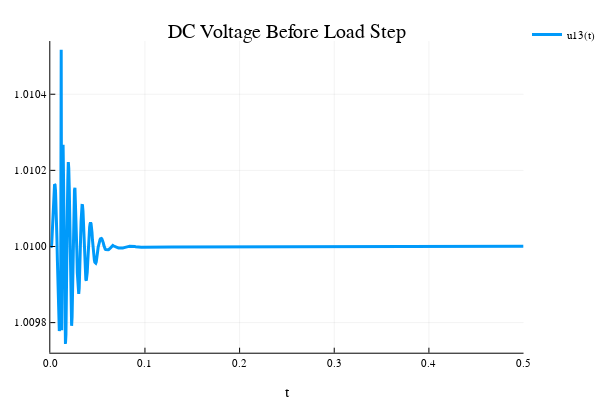

This figure's notebook cell:
### Code cell
plot(sol1,vars=(0,13),title = "DC Voltage Before Load Step")

### Figure 1 — Plotly figure (JSON) as saved in the notebook; plotly's stock layout.template omitted (floating-point values rounded to 4 significant figures; data arrays with more than 128 entries replaced by an {"elided": "..."} marker saying what was removed)
{"data": [{"colorbar": {"title": ""}, "hoverinfo": "text", "legendgroup": "u13(t)", "line": {"color": "rgba(0, 154, 250, 1.000)", "dash": "solid", "shape": "linear", "width": 3}, "mode": "lines", "name": "u13(t)", "showlegend": true, "text": {"elided": "1000 null values"}, "type": "scatter", "x": {"elided": "1000 float values"}, "xaxis": "x1", "y": {"elided": "1000 float values"}, "yaxis": "y1", "zmax": null, "zmin": null}], "layout": {"annotations": [{"font": {"color": "rgba(0, 0, 0, 1.000)", "family": "sans-serif", "size": 20}, "rotation": 0, "showarrow": false, "text": "DC Voltage Before Load Step", "x": 0.5444, "xanchor": "center", "xref": "paper", "y": 1, "yanchor": "top", "yref": "paper"}], "height": 400, "legend": {"bgcolor": "rgba(255, 255, 255, 1.000)", "bordercolor": "rgba(0, 0, 0, 1.000)", "font": {"color": "rgba(0, 0, 0, 1.000)", "family": "sans-serif", "size": 11}, "tracegroupgap": 0, "x": 1, "y": 1}, "margin": {"b": 20, "l": 0, "r": 0, "t": 20}, "paper_bgcolor": "rgba(255, 255, 255, 1.000)", "plot_bgcolor": "rgba(255, 255, 255, 1.000)", "showlegend": true, "width": 600, "xaxis": {"anchor": "y1", "domain": [0.09545, 0.9934], "gridcolor": "rgba(0, 0, 0, 0.100)", "gridwidth": 0.5, "linecolor": "rgba(0, 0, 0, 1.000)", "mirror": false, "range": [0, 0.5], "showgrid": true, "showline": true, "showticklabels": true, "tickangle": 0, "tickcolor": "rgb(0, 0, 0)", "tickfont": {"color": "rgba(0, 0, 0, 1.000)", "family": "sans-serif", "size": 11}, "tickmode": "array", "ticks": "inside", "ticktext": ["0.0", "0.1", "0.2", "0.3", "0.4", "0.5"], "tickvals": [0, 0.1, 0.2, 0.3, 0.4, 0.5], "title": "t", "titlefont": {"color": "rgba(0, 0, 0, 1.000)", "family": "sans-serif", "size": 15}, "type": "-", "visible": true, "zeroline": false, "zerolinecolor": "rgba(0, 0, 0, 1.000)"}, "yaxis": {"anchor": "x1", "domain": [0.07581, 0.9415], "gridcolor": "rgba(0, 0, 0, 0.100)", "gridwidth": 0.5, "linecolor": "rgba(0, 0, 0, 1.000)", "mirror": false, "range": [1.01, 1.011], "showgrid": true, "showline": true, "showticklabels": true, "tickangle": 0, "tickcolor": "rgb(0, 0, 0)", "tickfont": {"color": "rgba(0, 0, 0, 1.000)", "family": "sans-serif", "size": 11}, "tickmode": "array", "ticks": "inside", "ticktext": ["1.0098", "1.0100", "1.0102", "1.0104"], "tickvals": [1.01, 1.01, 1.01, 1.01], "title": "", "titlefont": {"color": "rgba(0, 0, 0, 1.000)", "family": "sans-serif", "size": 15}, "type": "-", "visible": true, "zeroline": false, "zerolinecolor": "rgba(0, 0, 0, 1.000)"}}}
